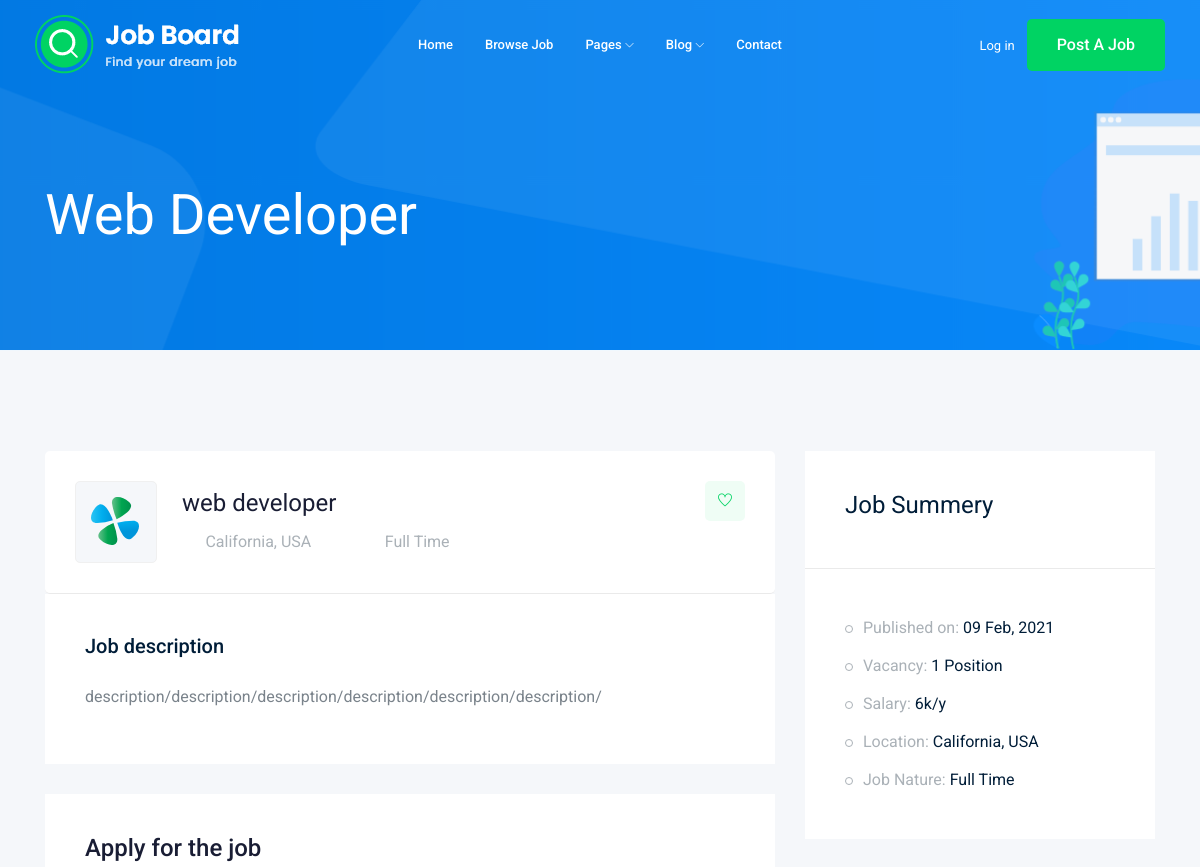
The app's page /jobs/1 (upper part), older data.
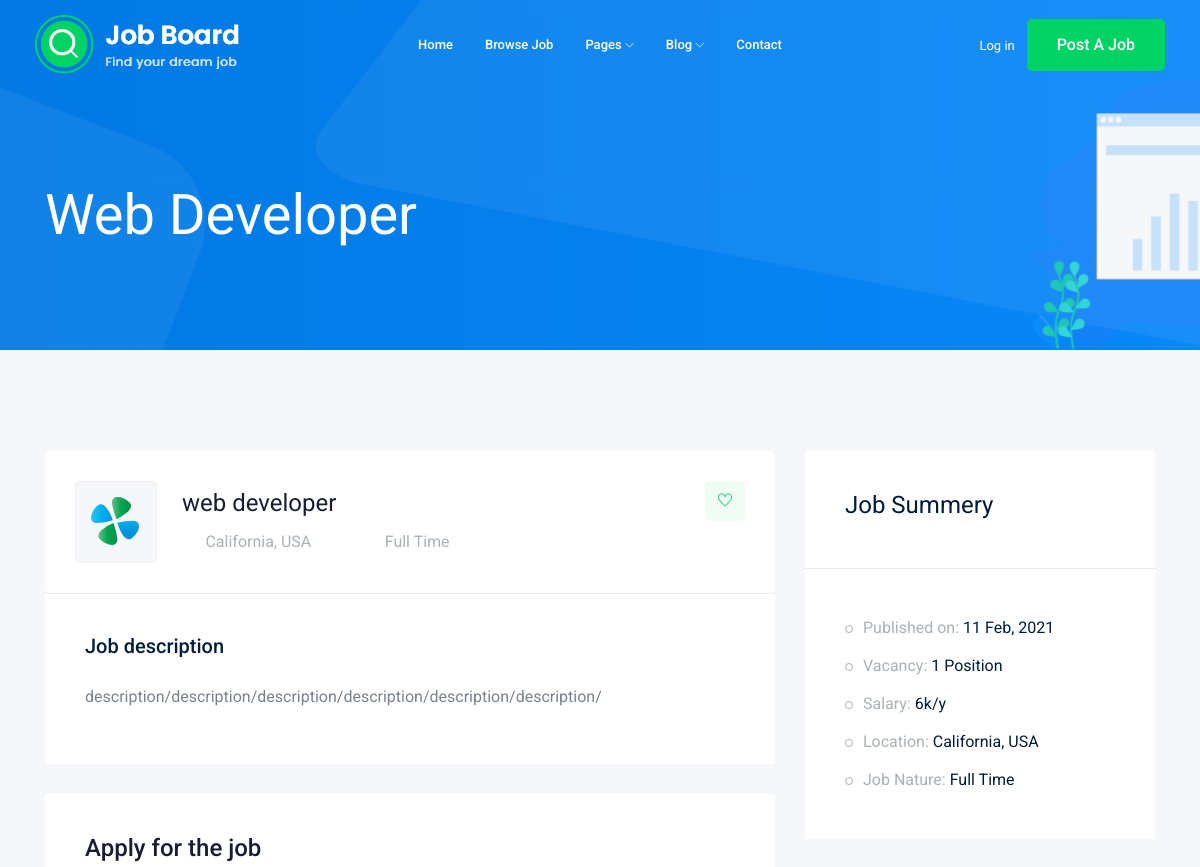
The same page, newer data.
### job/models.py (models this page shows)
class Job(models.Model): # table
    owner = models.ForeignKey(User, related_name='job_owner', on_delete=models.CASCADE)
    title = models.CharField(max_length=100) # column
    job_type = models.CharField(max_length=15, choices=JOB_TYPE)
    description = models.TextField(max_length=1000)
    published_at = models.DateTimeField(auto_now=True) # auto_now is (hidden) in admin page
    vacancy = models.IntegerField(default=1)
    salary = models.IntegerField(default=0)
    experience = models.IntegerField(default=1)
    category = models.ForeignKey('Category', on_delete = models.CASCADE)
    image = models.ImageField(upload_to=image_upload)
    def __str__(self):
        return self.title

### job/views.py (the view)
# urls.py: path('<int:id>', views.job_detail, name='job_detail')
def job_detail(request, id):
    job_detail = Job.objects.get(id=id)
    if request.method=='POST':
        form = ApplyForm(request.POST, request.FILES)
        if form.is_valid():
            myform = form.save(commit=False)
            myform.job = job_detail
            myform.save()
    else:
        form = ApplyForm()
    context = {'job': job_detail, 'form':form}
    return render(request, 'job/job_detail.html', context)

### job/templates/job/job_detail.html (shortened to what this page needs)
{% extends 'base.html' %}
{% load bootstrap4 %}
{% block body %}
    <div class="bradcam_area bradcam_bg_1">
        <div class="container">
            <div class="row">
                <div class="col-xl-12">
                    <div class="bradcam_text">
                        <h3>{{job}}</h3>
                    </div>
                </div>
            </div>
        </div>
    </div>
    <div class="job_details_area">
        <div class="container">
            <div class="row">
                <div class="col-lg-8">
                    <div class="job_details_header">
                        <div class="single_jobs white-bg d-flex justify-content-between">
                            <div class="jobs_left d-flex align-items-center">
                                <div class="thumb">
                                    <img src="img/svg_icon/1.svg" alt="">
                                </div>
                                <div class="jobs_conetent">
                                    <a href="#"><h4>{{job}}</h4></a>
                                    <div class="links_locat d-flex align-items-center">
                                        <div class="location">
                                            <p> <i class="fa fa-map-marker"></i> California, USA</p>
                                        </div>
                                        <div class="location">
                                            <p> <i class="fa fa-clock-o"></i> {{job.job_type}}</p>
                                        </div>
                                    </div>
                                </div>
                            </div>
                            <div class="jobs_right">
                                <div class="apply_now">
                                    <a class="heart_mark" href="#"> <i class="ti-heart"></i> </a>
                                </div>
                            </div>
                        </div>
                    </div>
                    <div class="descript_wrap white-bg">
                        <div class="single_wrap">
                            <h4>Job description</h4>
                            <p>{{job.description}}</p>
                        </div>
                    </div>
                    <div class="apply_job_form white-bg">
                        <h4>Apply for the job</h4>
                    </div>
                </div>
                <div class="col-lg-4">
                    <div class="job_sumary">
                        <div class="summery_header">
                            <h3>Job Summery</h3>
                        </div>
                        <div class="job_content">
                            <ul>
                                <li>Published on: <span>{{ job.published_at|date:"d M, Y" }}</span></li>
                                <li>Vacancy: <span>{{job.vacancy}} Position</span></li>
                                <li>Salary: <span>{{job.salary}}k/y</span></li>
                                <li>Location: <span>California, USA</span></li>
                                <li>Job Nature: <span> {{job.job_type}}</span></li>
                            </ul>
                        </div>
                    </div>
                </div>
            </div>
        </div>
    </div>
{% endblock body %}

Row changes from the older to the newer data that the page shows:
changed Job "Web Developer": published_at "09 Feb, 2021" → "11 Feb, 2021"
